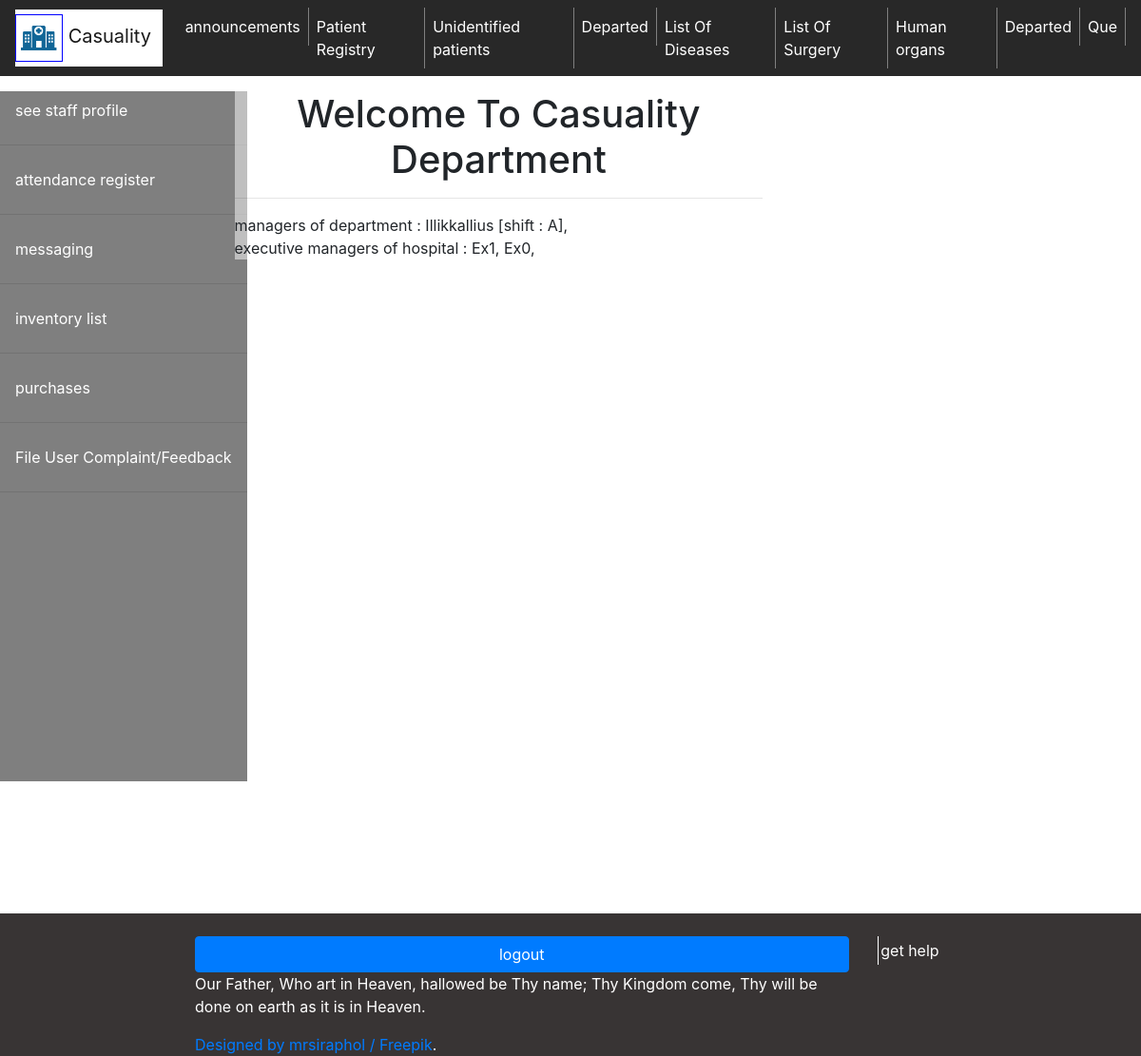
The page /Hospital/ (signed in) on the database its author committed.
### HospitalManagementSystem/models.py (models this page shows, shortened)
class AppUser(models.Model):
    app_user = models.OneToOneField(User, on_delete=models.CASCADE)
    age = models.IntegerField(null = True, default=None)
    address = models.ForeignKey(Address, null=True, on_delete=models.SET_NULL)
    photo = models.FileField(
        upload_to="staff/profile_pictures", default="default/staff_profile.png"
    )
    staff_gender = models.ForeignKey(Gender, null=True, on_delete=models.SET_NULL)
    department = models.ForeignKey(Department, null=True, on_delete=models.SET_NULL)
    pro_level = models.ForeignKey(Level, null=True, on_delete=models.SET_NULL)
    qualifications = models.ManyToManyField(Qualification)
    phone = models.IntegerField()
    lockdown = models.BooleanField(default=False)
    shift = models.ForeignKey(Shift, null=True, on_delete=models.SET_NULL, blank=True)
    registration_date = models.DateTimeField(auto_now_add=True, blank=True)
    occupabili = models.BooleanField(default=True)
    def lock_now(self):
        self.lockdown = True
        self.save
        return True
    def get_notifications(self, flag):
        surgery_due = self.surgery_set.filter(
            models.Q(date_of_surgery=datetime.today())
            | models.Q(date_of_surgery=datetime.today() + timedelta(days=1)),
            end_time=None,
        )
        if flag:
            unread_messages = self.department.emessage_set.filter(
                personal=False,
                sent_time__gt=datetime.today() - timedelta(days=1),
            )
            announcements = self.department.announcement_set.filter(
                time_of_announcement__date__gt=(datetime.today() - timedelta(days=1))
            )
            return {
                "unread_messages": unread_messages,
                "announcements": announcements,
                "surgery_due": surgery_due,
            }
        else:
            unread_messages = self.emessage_set.filter(read_time=None, personal=True)
            return {"unread_messages": unread_messages, "surgery_due": surgery_due}

class Department(models.Model):
    department_name = models.CharField(max_length=15)
    department_description = models.CharField(max_length=50)
    is_medical = models.BooleanField(default=True)
    def __str__(self):
        return self.department_name
    def is_manager(self, staff):
        return DepartmentManager.objects.filter(manager=staff)

class DepartmentManager(models.Model):
    department = models.ForeignKey(Department, on_delete=models.CASCADE)
    manager = models.ForeignKey(AppUser, null=True, on_delete=models.SET_NULL)
    def __str__(self):
        return self.manager.app_user.username

class Shift(models.Model):
    shift_name = models.CharField(max_length=10)
    start_time = models.TimeField()
    end_time = models.TimeField()
    last_updated = models.DateTimeField(auto_now=True, null=True)
    next_turn = models.ForeignKey("self", null=True, on_delete=models.CASCADE, blank=True)
    def shift_change_due(self):
        from django.utils import timezone
        a = (self.last_updated - timezone.now()).total_seconds()
        return a > 60 * 60 * 24

### HospitalManagementSystem/views.py (the view)
# urls.py: path('', views.department_home, name='DHome'),
def department_home(request, msg = None):
    if request.user.is_superuser:
        return redirect("SelectPage4Admin")
    if request.user.is_authenticated and request.user.appuser.lock_now():
        appuser = request.user.appuser
        dep = appuser.department
        if appuser.pro_level.level_number > 3:
            appuser.lockdown = True
            appuser.save()
        data = {"dep": dep}
        if dep.is_manager(appuser):
            data["manager"] = True
        data["links"] = get_links(appuser)
        data["notifications"] = manage_notifications(appuser, True)
        data["department_home"] = True
        executives = Level.objects.filter(level_number__lt = 4)
        data["e_men"] = AppUser.objects.filter(pro_level__in = executives)
        if msg:
            data["msg"] = msg
        if request.method == "GET":
            announcement_id = request.GET.get("announcement_id")
            if announcement_id:
                data["announcement"] = Announcement.objects.get(pk=announcement_id)
        template = "Hospital/DHome.html"
        return render(request, template, data)
    else:
        return redirect("login")

### HospitalManagementSystem/views.py (called while the page is built)
def manage_notifications(au, flag=True):
    morelinks = {}
    morelinks["unread_messages"] = "Message"
    morelinks["announcements"] = ""
    morelinks["surgery_due"] = ""
    notis = au.get_notifications(flag)
    notis_with_links = {}
    for key in notis:
        if notis[key]:
            notis_with_links[key] = (notis[key], morelinks[key])
    if au.shift and au.shift.shift_change_due():
        next_shift = predict_shift_change().get(au.shift.shift_name)
        notis_with_links["next_shift"] = next_shift
    return notis_with_links

### HospitalManagementSystem/templates/Hospital/DHome.html (shortened to what this page needs)
{% extends "Hospital/DBase.html" %}
{% block content %}
<div style="background-color: rgba(255, 255, 255, .5);margin-left: 5%;">
    <h1>Welcome To {{ dep }} Department</h1>
    <hr>
    managers of department :
        {%for man in dep.departmentmanager_set.all%}
{{man}} [shift : {{man.manager.shift.shift_name}}],
{%endfor%}
<br>
executive managers of hospital : {%for man in e_men%}
{{man.app_user}},
{%endfor%}
</div>
<br>
{% endblock %}

### HospitalManagementSystem/templates/Hospital/DBase.html (shortened to what this page needs)
{% extends 'Hospital/base.html' %}
{%load static%}
{% block sidebar %}
<div style="position: fixed;">
{% if user.is_authenticated%}
<div style="background-color: rgba(0, 0, 0, .5);height: 100%;">
    <div class="side"><a class="nav-link" href = "{% url 'logout' %}" title = "You will have to login" style="color:white;">see staff profile</a>    <hr>
    </div>
    <div class="side"><a class="nav-link" href="{% url 'RegisterAttendance' %}" style="color:white;">attendance register</a>
    <hr>
    </div>
    <div class="side"><a class="nav-link" href="{% url 'Inbox'%}" style="color:white;">messaging</a>
    <hr>
    </div>
    <div class="side"><a class="nav-link" href="{% url 'InventoryList' %}" id="h1" style="color:white;">inventory list</a>
    <hr>
    </div>
    <div class="side"><a class="nav-link" href="{% url 'PurchaseList' %}" style="color:white;">purchases</a>
    <hr>
    </div>
    <div class="side"><a class="nav-link" href="{% url 'FileUserComplaintFeedback' %}" style="color:white;">File User Complaint/Feedback</a>
        <hr>
        </div>
    <br/><br/><br/><br/><br/><br/><br/><br/><br/><br/><br/><br/>
    </div>
</div>
{% endif %}
{% endblock %}
{% block topbar%}
<nav class="navbar navbar-expand-lg navbar-light fixed-top" style="background-color:rgb(40, 40, 40);">
    <a class="navbar-brand" href="{% url 'DHome'%}" title="home" style="background-color: white;padding-right: 1%;">
        <img src="{% static 'images/hosp_icon.png'%}" alt ='home' style="width: 50px;padding: 5px;background-color: white;border: solid 1px blue;"/> {{user.appuser.department}} </a>
    <div>
      <ul class="navbar-nav mr-auto">
        {% for link in links %}
        <li class="nav-item active top">
          <a class="nav-link" href="{% url link.0 %}" style="border-right: 1px solid gray;color:white;">{{link.1}}</a>
        </li>
        {%endfor%}
      </ul>
    </div>
  </nav>
{% endblock %}
{%block bottombar%}
<div class="col-lg-2">
</div>
<div class="col-lg-7">
    <br/>
    <a href="{% url 'logout' %}" class="btn btn-primary btn-block">
            logout
    </a>
        <p>
    Our Father, Who art in Heaven, hallowed be Thy name; Thy Kingdom come, Thy will be done on earth as it is in Heaven.
</p>
<a href="http://www.freepik.com">Designed by mrsiraphol / Freepik</a>.
</div>
<div class="col-lg-3">
  <br>
  <p style="padding: 1%;border-left: 1px solid white;">
    <a href="{%url 'Manual'%}" style="color: white;">get help</a>
  </p>
</div>
{%endblock%}

### HospitalManagementSystem/templates/Hospital/base.html (shortened to what this page needs)
<!DOCTYPE html>
 <html lang="en">
    <head>
       {% load static %}
      <link rel="stylesheet" href="{% static 'css/bootstrap.min.css' %}">
      <link rel="stylesheet" href="{% static 'css/custom.css' %}">
   </head>
   <body style="background: url({% static 'images/7972.jpg' %});background-size:cover;">
      <div class="row">
         <div class="col-lg-12">
            {% block topbar %}
            {% endblock %}
         </div>
         <br/><br/>
         <br/><br/>
      </div>
      <div class="row">
         <div id="sidebar" class="col-lg-2">
            {% block sidebar %}
            {% endblock %}
         </div>
         <div id="content" class="col-lg-6" style="margin-left: 1%;">
            {% block content %}
            {% endblock %}
         </div>
         <div class="col-lg-2">
         </div>
      </div>
      <div class="row" style="background-color: rgb(56, 52, 52);margin-top: 50%;color: white;">
         {%block bottombar%}
            {%endblock%}
      </div>
   </body>
 </html>

### HospitalManagementSystem/static/css/custom.css (style rules this page uses)
h1,h2,h3, .centered_head { text-align: center; }

### rows shown on the page
Department: department_name "Casuality"
DepartmentManager: manager.username "Illikkallius", manager.shift.shift_name "A"
AppUser: app_user "Ex1"
AppUser: app_user "Ex0"

### other values the page prints
{{ user.appuser.department }} "Casuality"
{{ link.1 }} "announcements" "Patient Registry" "Unidentified patients" "Departed" "List Of Diseases" "List Of Surgery" "Human organs" "Departed" "Que"
